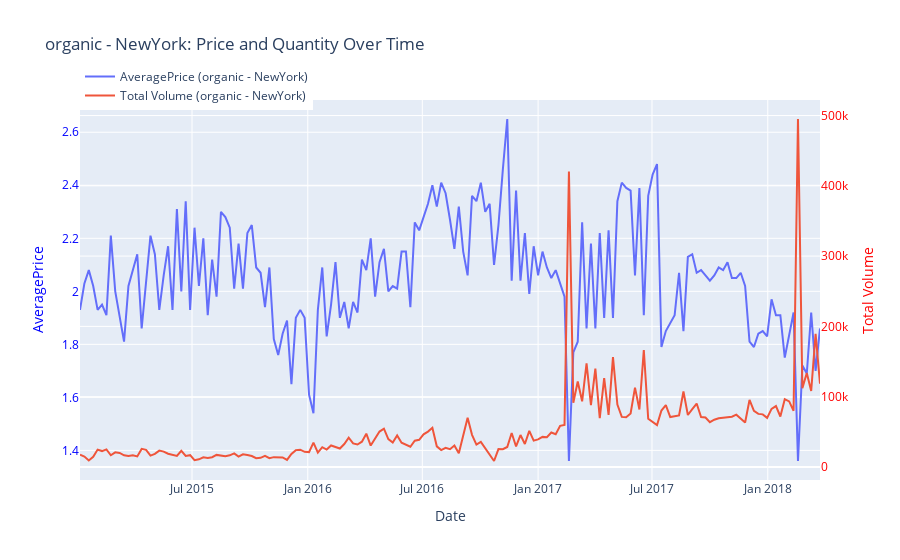
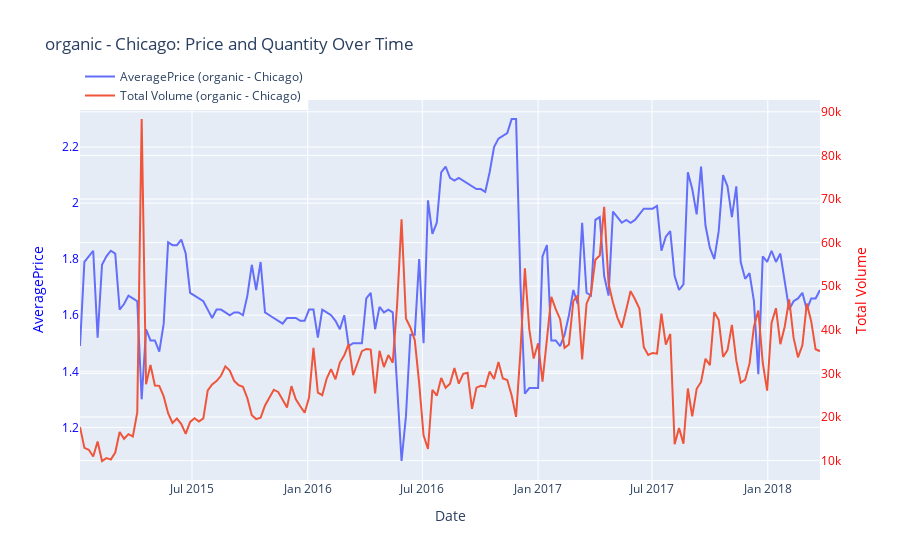
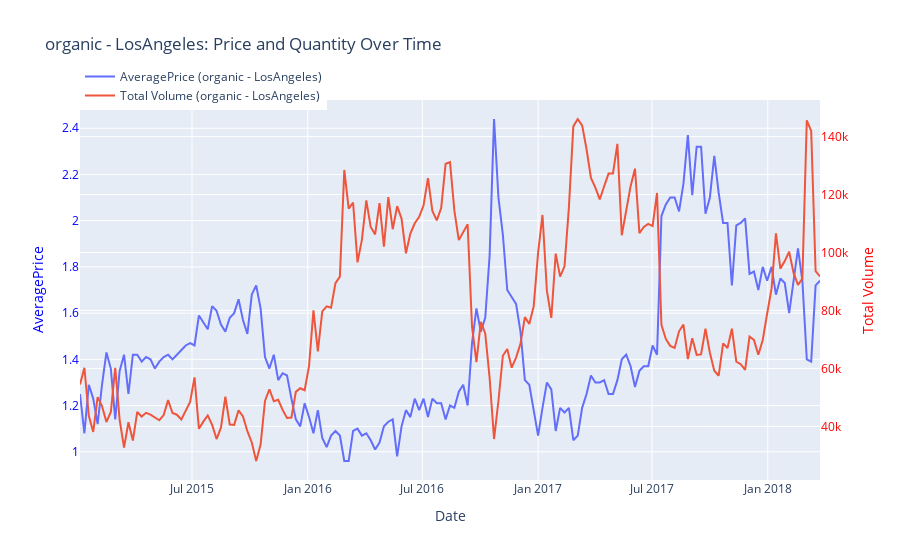
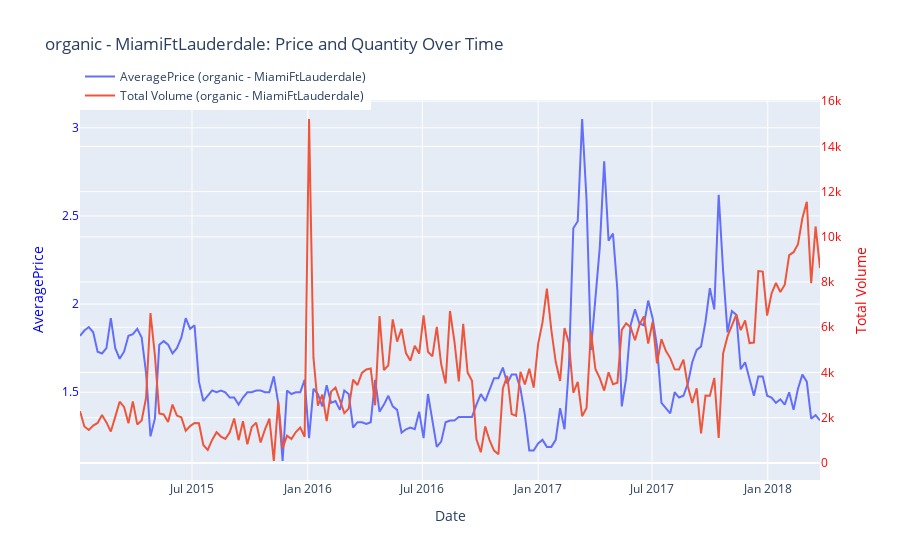

Here is the notebook cell these charts were saved with, in order:
### Code cell
grafico_doble_eje(df, ciudades_principales)

### Figure 1 — Plotly figure (JSON) as saved in the notebook; plotly's stock layout.template omitted (floating-point values rounded to 4 significant figures; data arrays with more than 128 entries replaced by an {"elided": "..."} marker saying what was removed)
{"data": [{"mode": "lines", "name": "AveragePrice (organic - NewYork)", "type": "scatter", "x": {"elided": "169 str values"}, "y": {"elided": "169 float values"}, "yaxis": "y"}, {"mode": "lines", "name": "Total Volume (organic - NewYork)", "type": "scatter", "x": {"elided": "169 str values"}, "y": {"elided": "169 float values"}, "yaxis": "y2"}], "layout": {"hovermode": "x unified", "legend": {"x": 0, "y": 1.1}, "title": {"text": "organic - NewYork: Price and Quantity Over Time"}, "xaxis": {"title": {"text": "Date"}}, "yaxis": {"tickfont": {"color": "blue"}, "title": {"font": {"color": "blue"}, "text": "AveragePrice"}}, "yaxis2": {"overlaying": "y", "side": "right", "tickfont": {"color": "red"}, "title": {"font": {"color": "red"}, "text": "Total Volume"}}}}

### Figure 2 — Plotly figure (JSON) as saved in the notebook; plotly's stock layout.template omitted (floating-point values rounded to 4 significant figures; data arrays with more than 128 entries replaced by an {"elided": "..."} marker saying what was removed)
{"data": [{"mode": "lines", "name": "AveragePrice (organic - Chicago)", "type": "scatter", "x": {"elided": "169 str values"}, "y": {"elided": "169 float values"}, "yaxis": "y"}, {"mode": "lines", "name": "Total Volume (organic - Chicago)", "type": "scatter", "x": {"elided": "169 str values"}, "y": {"elided": "169 float values"}, "yaxis": "y2"}], "layout": {"hovermode": "x unified", "legend": {"x": 0, "y": 1.1}, "title": {"text": "organic - Chicago: Price and Quantity Over Time"}, "xaxis": {"title": {"text": "Date"}}, "yaxis": {"tickfont": {"color": "blue"}, "title": {"font": {"color": "blue"}, "text": "AveragePrice"}}, "yaxis2": {"overlaying": "y", "side": "right", "tickfont": {"color": "red"}, "title": {"font": {"color": "red"}, "text": "Total Volume"}}}}

### Figure 3 — Plotly figure (JSON) as saved in the notebook; plotly's stock layout.template omitted (floating-point values rounded to 4 significant figures; data arrays with more than 128 entries replaced by an {"elided": "..."} marker saying what was removed)
{"data": [{"mode": "lines", "name": "AveragePrice (organic - LosAngeles)", "type": "scatter", "x": {"elided": "169 str values"}, "y": {"elided": "169 float values"}, "yaxis": "y"}, {"mode": "lines", "name": "Total Volume (organic - LosAngeles)", "type": "scatter", "x": {"elided": "169 str values"}, "y": {"elided": "169 float values"}, "yaxis": "y2"}], "layout": {"hovermode": "x unified", "legend": {"x": 0, "y": 1.1}, "title": {"text": "organic - LosAngeles: Price and Quantity Over Time"}, "xaxis": {"title": {"text": "Date"}}, "yaxis": {"tickfont": {"color": "blue"}, "title": {"font": {"color": "blue"}, "text": "AveragePrice"}}, "yaxis2": {"overlaying": "y", "side": "right", "tickfont": {"color": "red"}, "title": {"font": {"color": "red"}, "text": "Total Volume"}}}}

### Figure 4 — Plotly figure (JSON) as saved in the notebook; plotly's stock layout.template omitted (floating-point values rounded to 4 significant figures; data arrays with more than 128 entries replaced by an {"elided": "..."} marker saying what was removed)
{"data": [{"mode": "lines", "name": "AveragePrice (organic - MiamiFtLauderdale)", "type": "scatter", "x": {"elided": "169 str values"}, "y": {"elided": "169 float values"}, "yaxis": "y"}, {"mode": "lines", "name": "Total Volume (organic - MiamiFtLauderdale)", "type": "scatter", "x": {"elided": "169 str values"}, "y": {"elided": "169 float values"}, "yaxis": "y2"}], "layout": {"hovermode": "x unified", "legend": {"x": 0, "y": 1.1}, "title": {"text": "organic - MiamiFtLauderdale: Price and Quantity Over Time"}, "xaxis": {"title": {"text": "Date"}}, "yaxis": {"tickfont": {"color": "blue"}, "title": {"font": {"color": "blue"}, "text": "AveragePrice"}}, "yaxis2": {"overlaying": "y", "side": "right", "tickfont": {"color": "red"}, "title": {"font": {"color": "red"}, "text": "Total Volume"}}}}
